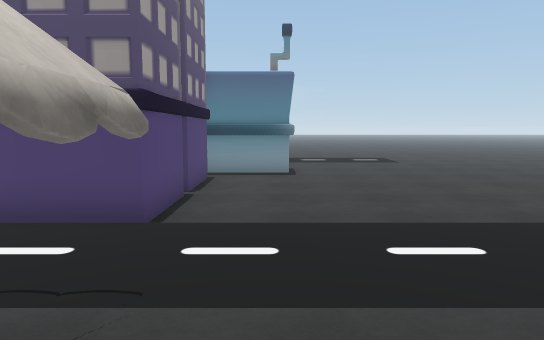
View 1 (above)

24 first-person views from a walk through a Unity game level. The camera is 1.5 m above the floor, tilts 6° down and sees 70° across. The floor is counted in squares, 1 m on a side. Each view is taken from the middle of a square. On the plan, view 1 faces up. The plan holds only what a view shows up to about 17 squares ahead; the rest is blank. The place goes on beyond the plan. Some animated figures are not drawn.

View 2
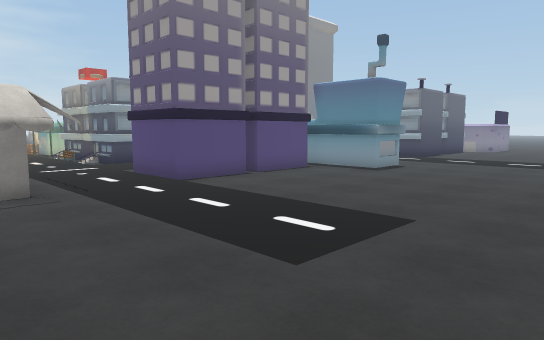

View 3
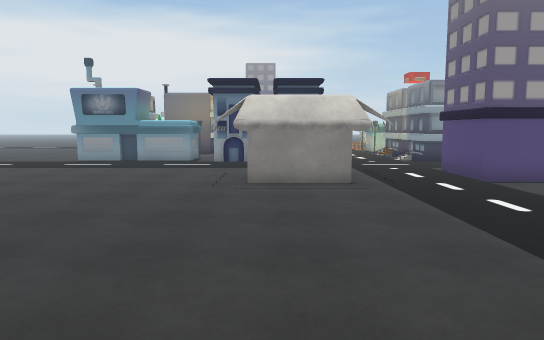

View 4
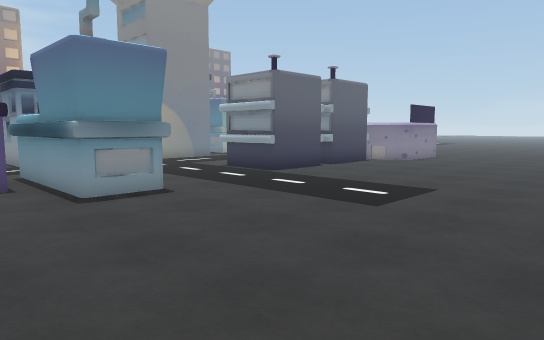

View 5
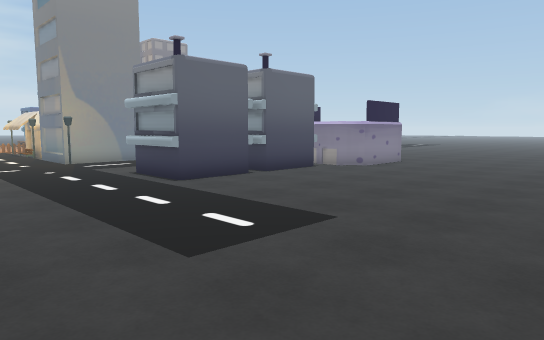

View 6
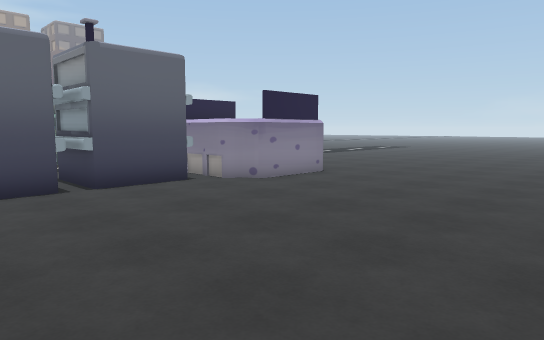

View 7
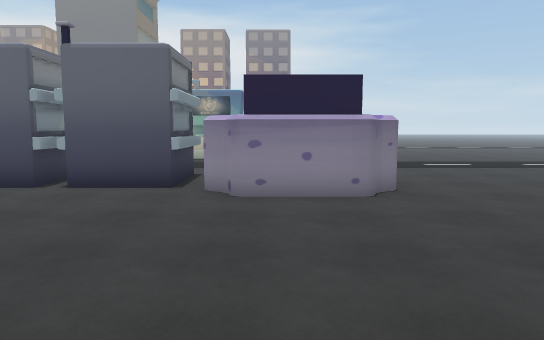

View 8
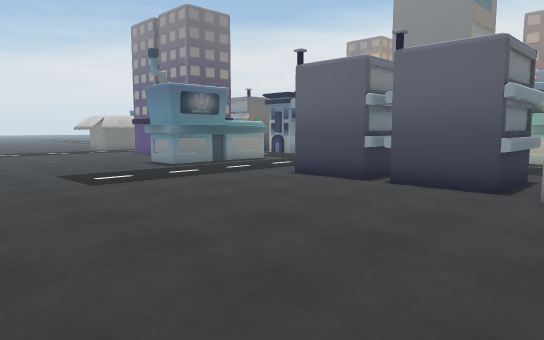

View 9
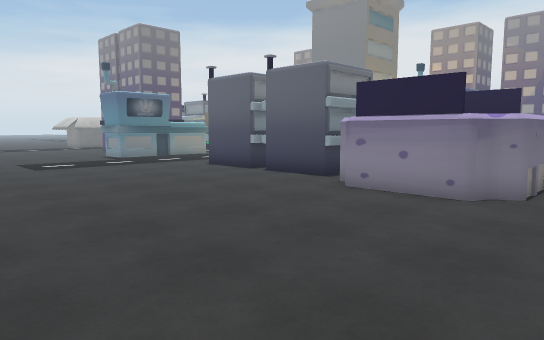

View 10
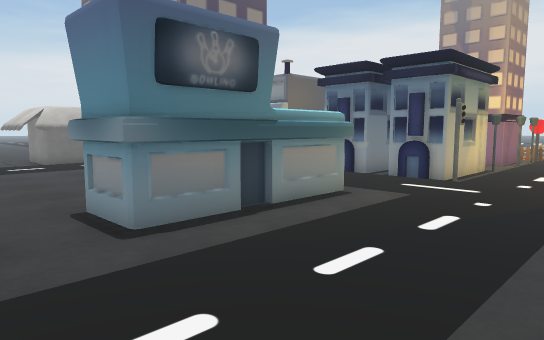

View 11
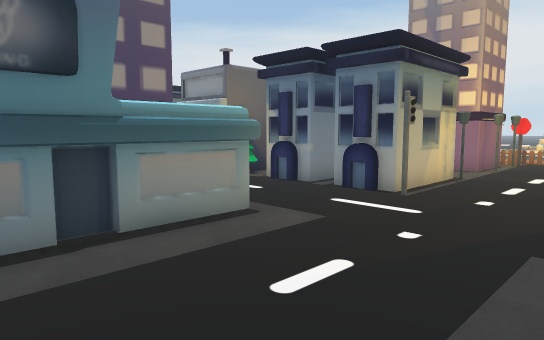

View 12
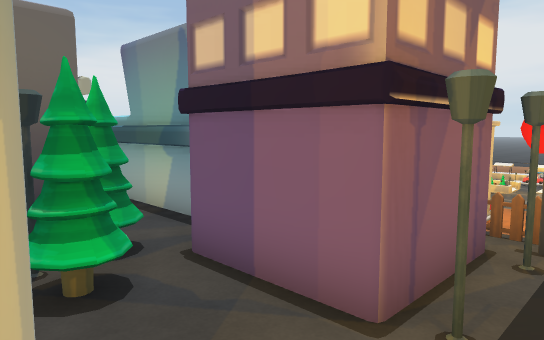

View 13
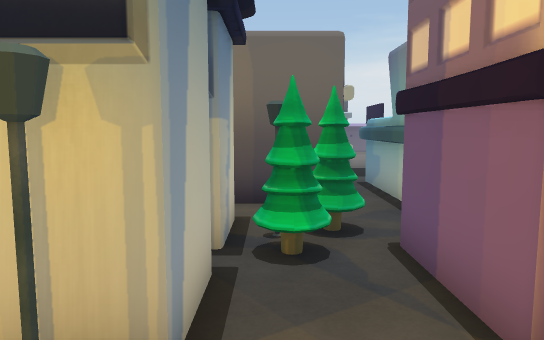

View 14
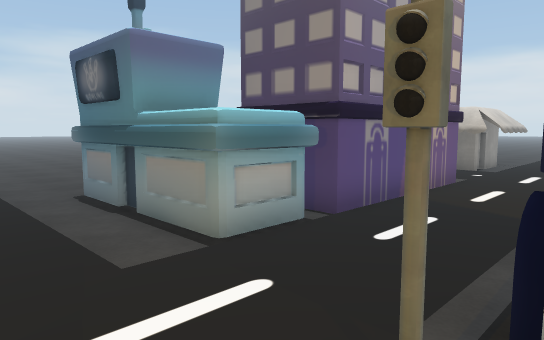

View 15
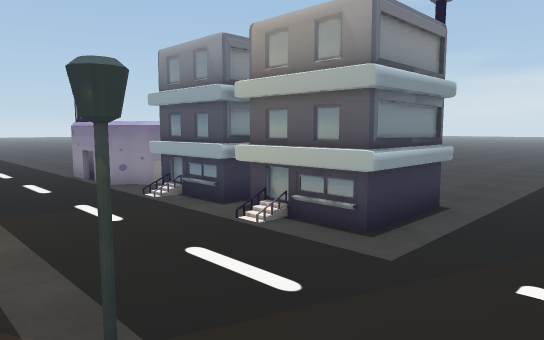

View 16
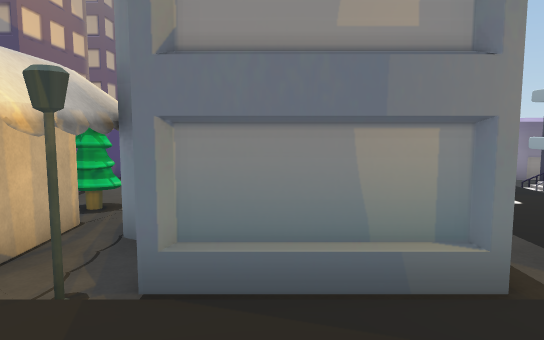

View 17
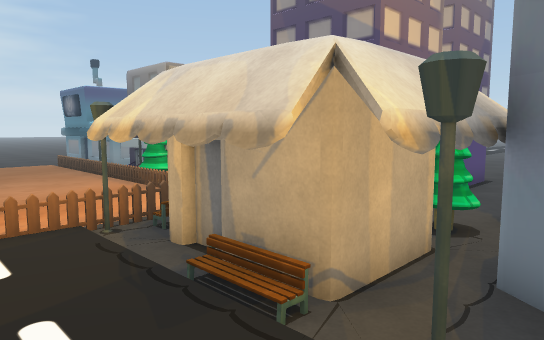

View 18
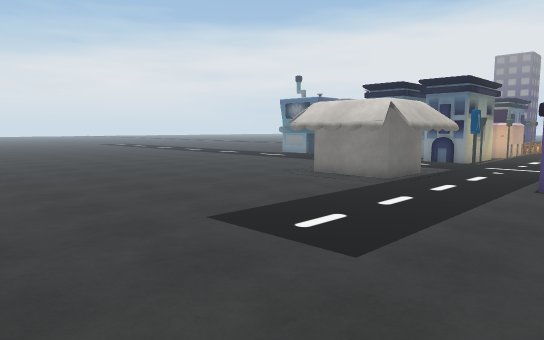

View 19
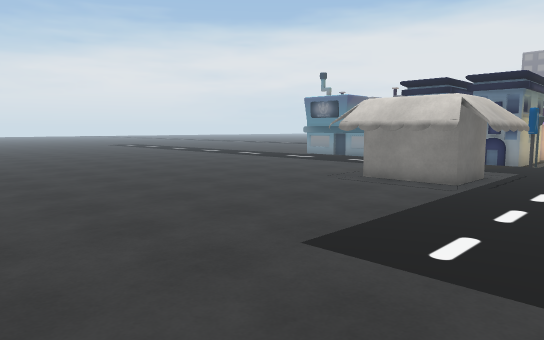

View 20
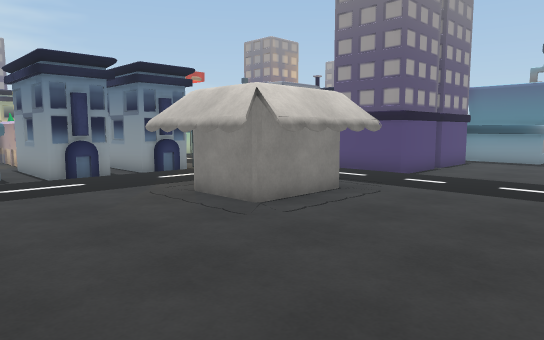

View 21
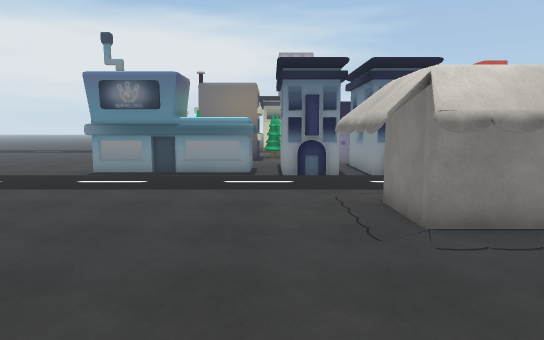

View 22
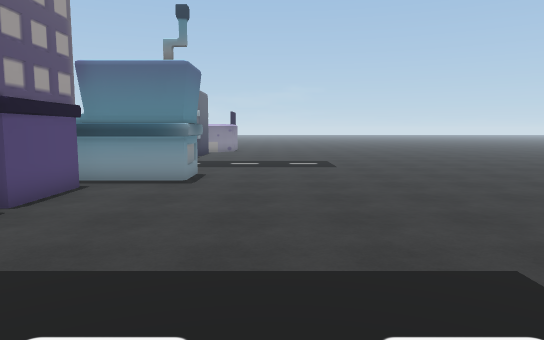

View 23
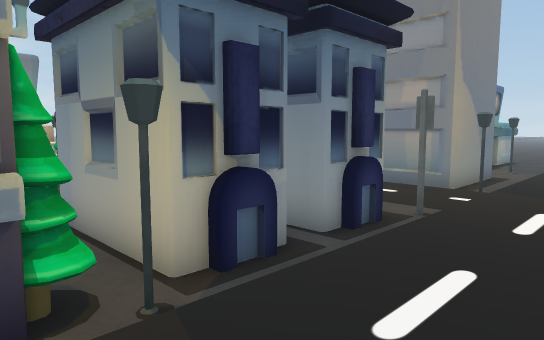

View 24
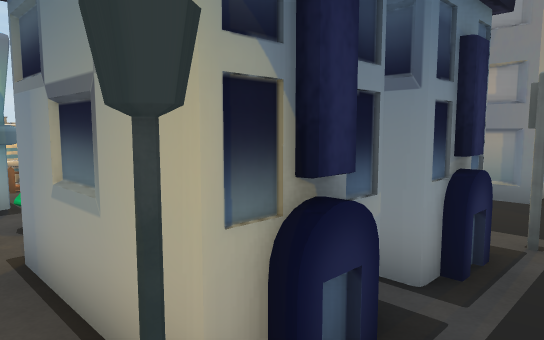

### Floor plan
Key: @ floor where view 1 was taken; # wall or solid block; . main floor; : floor 0.25 m higher than the main floor; / step, stairs or slope; O other object.
Columns run from 27 left of view 1 to 9 right of it. Each row starts with its distance up from view 1.
 34                      .............. .
 33                      ..............
 32            .         .. OOOO........
 31            .        ...O   O........
 30            #.       ...O   O........
 29            #.       ...O   O.........
 28            #.    O. ...OOOOO........
 27          OOO.    O.....OOOO.........
 26          O  ..   O.....O###.........
 25             ..  OO.....O###.........
 24  O  O       .     .....O###.........
 23 OOOOOO   O OOO    #....OOOO..........
 22 ....O//  O   O#   #....O  #..........
 21 .........O   O##  #....O  #..........
 20 .........OOOOOO####....OOOO..........
 19  ./......OOOOO#....#.................
 18        ..O...........................
 17          O...........................
 16         .O#.#..#...#.................
 15       ::OO###..####O..OOOOOOO........
 14         OO  #..###O...O  O OO........
 13       OOOO  #OO####...OOOOOOO........
 12       O O  O.O## #OO..####...........
 11            O.O.#####..#  #...........
 10            OO#####OO..O  O...........
  9            O       O... ##..........
  8            O       O..#  #......... .
  7            O      #O..####.........
  6            O      ....O##O...........
  5            .     ...................
  4            .     ...................
  3            .     .##..OOOOO.........
  2           OO    ###...OOOOO.........
  1                 ##O...OO OO.........
  0               O####...OO OO@.........
 -1                   O...OOOOO.........
 -2            OOO    O....OOO..........
 -3                OOOO................
 -4                .OOO................
 -5                   O................
 -6                OOOO................

Positions as (right, up) in squares from view 1, and headings:
1: (0, 0), facing up
2: (8, 0), facing up-left
3: (9, 0), facing left
4: (9, 10), facing up-left
5: (9, 14), facing up-left
6: (9, 20), facing up-left
7: (9, 29), facing left
8: (9, 29), facing down-left
9: (9, 34), facing down-left
10: (3, 20), facing down-left
11: (0, 20), facing down-left
12: (-12, 17), facing down-left
13: (-13, 18), facing down
14: (-9, 18), facing down-right
15: (-9, 17), facing up-right
16: (-11, 16), facing up
17: (-12, 17), facing up-left
18: (9, 8), facing down-left
19: (9, 6), facing down-left
20: (4, -6), facing up-left
21: (4, -3), facing left
22: (3, 2), facing up
23: (-5, 9), facing up-left
24: (-7, 10), facing up-left
